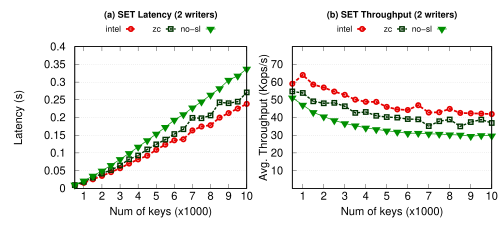

This chart was generated by the following gnuplot code:
set term postscript color eps enhanced 22
set encoding utf8
load "styles.inc"
set output "kissdb.eps"

f(x)=1000000

NX=2
NY=1
# Size of graphs
SX=0.85
SY=0.675

# Margins
MX=0.075
MY=0.075
# Space between graphs
IX=-0.4
IY=0
# Space for legends
LX=0.05
LY=0.01


NUM_WORKERS=1



set size 1.0,0.65

set lmargin MX+4
set rmargin MX+6

set tmargin MY+5.56
set bmargin MY+0.5

set multiplot

set ytics nomirror
set grid y

set origin MX+LX+0*(IX+SX)-0.05,MY+0*(IY+SY)+LY
set size 0.53,SY





set xlabel "Num of keys (x1000)" font ",16"
set xtics("1" 1000,"2" 2000, "3" 3000, "4" 4000, "5" 5000, "6" 6000, "7" 7000, "8" 8000, "9" 9000, "10" 10000)


set xtics offset 0,0.5,0
set xtics font ",16"
set xlabel offset 0,1,0

#set key box
#set key spacing 1.25 font ",10"
#set key invert reverse Left outside
#set key ins vert
#set key left top

set key maxrows 1 samplen 1.1 width -1 invert center at graph 0.5,1.125 font ",12"
#set key maxrows 1 samplen 1.1 width -2 invert reverse at graph 1.,1.08 font ",12"
#set key horizontal font "Helvetica, 20" width 1.8 at  2.1,1.08, graph 0.1 center maxrows 1
#------------------------------------------Plots-------------------------------------------------
set title "(a) SET Latency (2 writers)" font "Helvetica-bold,13" offset 0,1

set ytics font ",16"
set ylabel "Latency (s)" font ",16" offset 1.5,0

set yrange [0:0.4]
plot\
	f(x) w lp ls 2006 title "intel",\
	f(x) w lp ls 2004 title "zc",\
    f(x) w lp ls 2005 title "no-sl",\
	'data/kissdb/intel.csv' using 1:2 notitle 'intel' with lines ls 2006,\
	'' every 1 using 1:2  notitle '' with points ls 2006, \
  	'data/kissdb/zc_1u.csv' using 1:2 notitle 'zc-1u' with lines ls 2004, \
	'' every 1 using 1:2  notitle '' with points ls 2004, \
    'data/kissdb/no_sl.csv' using 1:2 notitle 'no_sl' with lines ls 2005, \
	'' every 1 using 1:2  notitle '' with points ls 2005
	


unset ylabel
set lmargin MX+1

set origin MX+LX+1*(IX+SX)-0.01,MY+0*(IY+SY)+LY
set title "(b) SET Throughput (2 writers)" font "Helvetica-bold,13" offset 0,1



set xlabel "Num of keys (x1000)" font ",16"
set xtics("1" 1000,"2" 2000, "3" 3000, "4" 4000, "5" 5000, "6" 6000, "7" 7000, "8" 8000, "9" 9000, "10" 10000)
set xtics font ",16"



set ylabel "Avg. Throughput (Kops/s)" font ",16" offset 1.5,0
set ytics("10" 10000,"20" 20000, "30" 30000, "40" 40000, "50" 50000, "60" 60000, "70" 70000)



set datafile separator ","
#unset key
set yrange [0:80000]
plot\
	f(x) w lp ls 2006 title "intel",\
	f(x) w lp ls 2004 title "zc",\
    f(x) w lp ls 2005 title "no-sl",\
	'data/kissdb/intel.csv' using 1:3 notitle 'intel' with lines ls 2006,\
	'' every 1 using 1:3  notitle '' with points ls 2006, \
  	'data/kissdb/zc_1u.csv' using 1:3 notitle 'zc' with lines ls 2004, \
	'' every 1 using 1:3  notitle '' with points ls 2004, \
    'data/kissdb/no_sl.csv' using 1:3 notitle 'no_sl' with lines ls 2005, \
	'' every 1 using 1:3  notitle '' with points ls 2005
	

!epstopdf "kissdb.eps"
!rm "kissdb.eps"
quit
